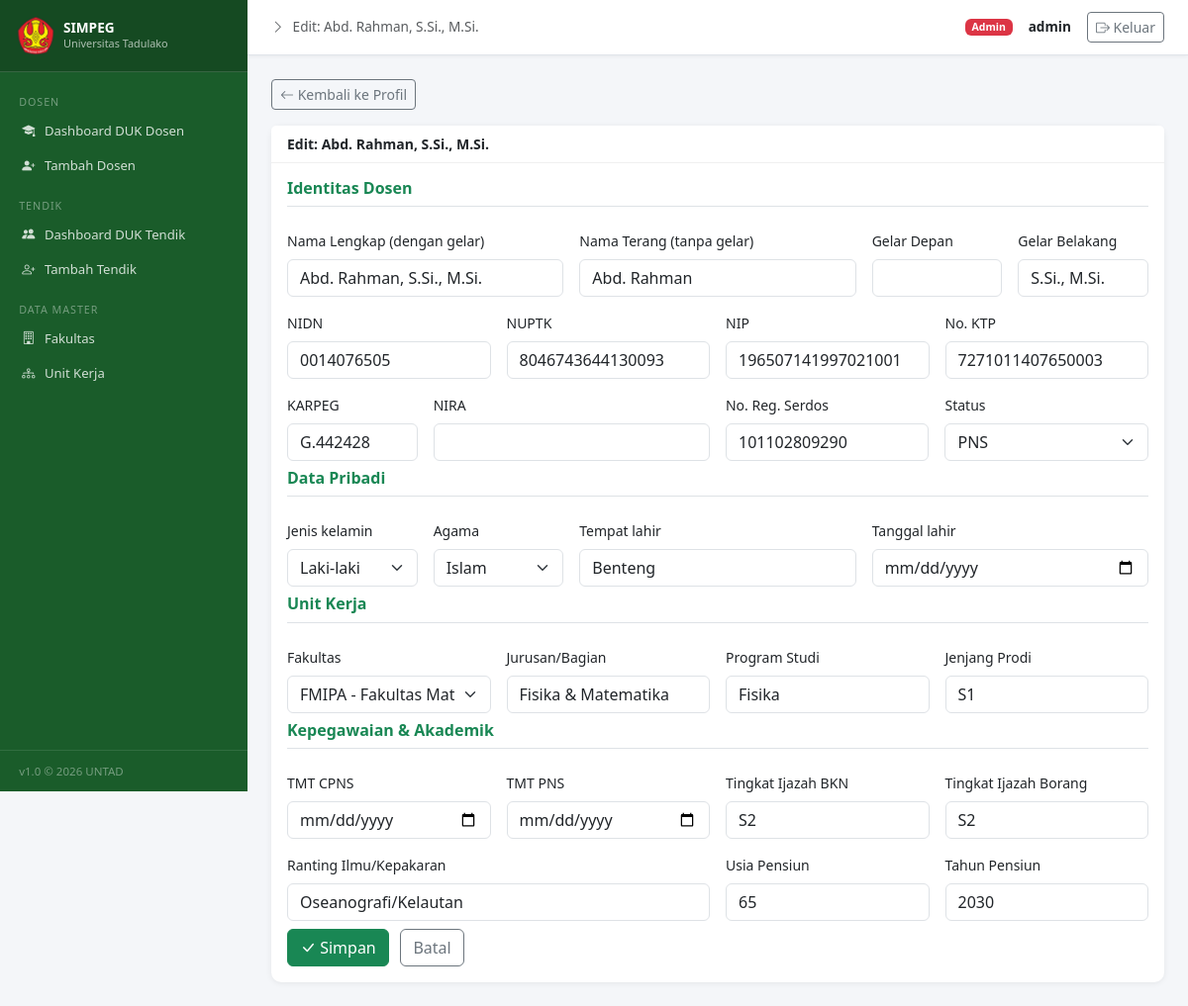
The page /dosen/1177/edit/ (signed in) on the database its author committed.
### dosen/models.py (models this page shows, shortened)
class Dosen(models.Model):
    JENIS_KELAMIN_CHOICES = [('L', 'Laki-laki'), ('P', 'Perempuan')]
    AGAMA_CHOICES = [
        ('Islam', 'Islam'), ('Kristen', 'Kristen'), ('Katolik', 'Katolik'),
        ('Hindu', 'Hindu'), ('Budha', 'Budha'), ('Konghucu', 'Konghucu'),
    ]
    STATUS_CHOICES = [('PNS', 'PNS'), ('CPNS', 'CPNS'), ('PPPK', 'PPPK'), ('Non-PNS', 'Non-PNS')]
    nidn = models.CharField(max_length=20, null=True, blank=True, verbose_name="NIDN")
    nuptk = models.CharField(max_length=30, null=True, blank=True, verbose_name="NUPTK")
    nip = models.CharField(max_length=30, unique=True, null=True, blank=True, verbose_name="NIP")
    no_ktp = models.CharField(max_length=20, null=True, blank=True, verbose_name="No. KTP")
    karpeg = models.CharField(max_length=20, null=True, blank=True, verbose_name="KARPEG")
    nira = models.CharField(max_length=50, null=True, blank=True, verbose_name="NIRA")
    no_reg_serdos = models.CharField(max_length=30, null=True, blank=True, verbose_name="No. Reg. Serdos")
    nama_lengkap = models.CharField(max_length=200, verbose_name="Nama Lengkap (dengan gelar)")
    nama_terang = models.CharField(max_length=200, verbose_name="Nama Terang (tanpa gelar)")
    gelar_depan = models.CharField(max_length=100, blank=True, verbose_name="Gelar Depan")
    gelar_belakang = models.CharField(max_length=100, blank=True, verbose_name="Gelar Belakang")
    jenis_kelamin = models.CharField(max_length=1, choices=JENIS_KELAMIN_CHOICES)
    agama = models.CharField(max_length=20, choices=AGAMA_CHOICES, blank=True)
    tempat_lahir = models.CharField(max_length=100, blank=True)
    tanggal_lahir = models.DateField(null=True, blank=True)
    fakultas = models.ForeignKey(Fakultas, on_delete=models.SET_NULL, null=True, related_name='dosen')
    jurusan_bagian = models.CharField(max_length=200, blank=True, verbose_name="Jurusan/Bagian")
    program_studi_nama = models.CharField(max_length=200, blank=True, verbose_name="Program Studi")
    jenjang_prodi = models.CharField(max_length=10, blank=True, verbose_name="Jenjang Prodi")
    status = models.CharField(max_length=20, choices=STATUS_CHOICES, default='PNS')
    tmt_cpns = models.DateField(null=True, blank=True, verbose_name="TMT CPNS")
    tmt_pns = models.DateField(null=True, blank=True, verbose_name="TMT PNS")
    ranting_ilmu = models.CharField(max_length=300, blank=True, verbose_name="Ranting Ilmu/Kepakaran")
    tingkat_ijazah_bkn = models.CharField(max_length=10, blank=True, verbose_name="Tingkat Ijazah BKN")
    tingkat_ijazah_borang = models.CharField(max_length=10, blank=True, verbose_name="Tingkat Ijazah Borang")
    usia_pensiun = models.IntegerField(null=True, blank=True, verbose_name="Usia Pensiun")
    tahun_pensiun = models.IntegerField(null=True, blank=True, verbose_name="Tahun Pensiun")
    created_at = models.DateTimeField(auto_now_add=True)
    updated_at = models.DateTimeField(auto_now=True)
    created_by = models.ForeignKey(User, on_delete=models.SET_NULL, null=True, related_name='dosen_created')
    class Meta:
        ordering = ['nama_lengkap']
        verbose_name_plural = "Dosen"

### dosen/views.py (the view)
# urls.py: path('dosen/<int:pk>/edit/', views.dosen_edit, name='dosen_edit'),
@login_required
@user_passes_test(is_admin)
def dosen_edit(request, pk):
    dosen = get_object_or_404(Dosen, pk=pk)
    if request.method == 'POST':
        form = DosenForm(request.POST, instance=dosen)
        if form.is_valid():
            form.save()
            messages.success(request, f'Data dosen {dosen.nama_lengkap} berhasil diperbarui.')
            return redirect('dosen_detail', pk=dosen.pk)
    else:
        form = DosenForm(instance=dosen)
    return render(request, 'dosen/dosen_form.html', {
        'form': form, 'dosen': dosen, 'title': f'Edit: {dosen.nama_lengkap}'
    })

### dosen/models.py (called while the page is built)
    def __str__(self):
        return f"{self.kode} - {self.nama}"

### dosen/views.py (called while the page is built)
def is_admin(user):
    return user.is_staff or user.is_superuser

### templates/dosen/dosen_form.html (shortened to what this page needs)
{% extends 'dosen/base.html' %}
{% block page_title %}{{ title }}{% endblock %}
{% block content %}
<div class="mb-3">
  {% if dosen %}<a href="{% url 'dosen_detail' dosen.pk %}" class="btn btn-sm btn-outline-secondary"><i class="bi bi-arrow-left"></i> Kembali ke Profil</a>
  {% else %}<a href="{% url 'dashboard' %}" class="btn btn-sm btn-outline-secondary"><i class="bi bi-arrow-left"></i> Kembali</a>{% endif %}
</div>
<div class="card">
  <div class="card-header fw-semibold">{{ title }}</div>
  <div class="card-body">
    <form method="post">
      <div class="row g-3">
        <div class="col-12"><h6 class="fw-bold text-success border-bottom pb-2 mb-2">Identitas Dosen</h6></div>
        <div class="col-md-4"><label class="form-label">{{ form.nama_lengkap.label }}</label>{{ form.nama_lengkap }}</div>
        <div class="col-md-4"><label class="form-label">{{ form.nama_terang.label }}</label>{{ form.nama_terang }}</div>
        <div class="col-md-2"><label class="form-label">{{ form.gelar_depan.label }}</label>{{ form.gelar_depan }}</div>
        <div class="col-md-2"><label class="form-label">{{ form.gelar_belakang.label }}</label>{{ form.gelar_belakang }}</div>
        <div class="col-md-3"><label class="form-label">{{ form.nidn.label }}</label>{{ form.nidn }}</div>
        <div class="col-md-3"><label class="form-label">{{ form.nuptk.label }}</label>{{ form.nuptk }}</div>
        <div class="col-md-3"><label class="form-label">{{ form.nip.label }}</label>{{ form.nip }}</div>
        <div class="col-md-3"><label class="form-label">{{ form.no_ktp.label }}</label>{{ form.no_ktp }}</div>
        <div class="col-md-2"><label class="form-label">{{ form.karpeg.label }}</label>{{ form.karpeg }}</div>
        <div class="col-md-4"><label class="form-label">{{ form.nira.label }}</label>{{ form.nira }}</div>
        <div class="col-md-3"><label class="form-label">{{ form.no_reg_serdos.label }}</label>{{ form.no_reg_serdos }}</div>
        <div class="col-md-3"><label class="form-label">{{ form.status.label }}</label>{{ form.status }}</div>
        <div class="col-12 mt-2"><h6 class="fw-bold text-success border-bottom pb-2 mb-2">Data Pribadi</h6></div>
        <div class="col-md-2"><label class="form-label">{{ form.jenis_kelamin.label }}</label>{{ form.jenis_kelamin }}</div>
        <div class="col-md-2"><label class="form-label">{{ form.agama.label }}</label>{{ form.agama }}</div>
        <div class="col-md-4"><label class="form-label">{{ form.tempat_lahir.label }}</label>{{ form.tempat_lahir }}</div>
        <div class="col-md-4"><label class="form-label">{{ form.tanggal_lahir.label }}</label>{{ form.tanggal_lahir }}</div>
        <div class="col-12 mt-2"><h6 class="fw-bold text-success border-bottom pb-2 mb-2">Unit Kerja</h6></div>
        <div class="col-md-3"><label class="form-label">{{ form.fakultas.label }}</label>{{ form.fakultas }}</div>
        <div class="col-md-3"><label class="form-label">{{ form.jurusan_bagian.label }}</label>{{ form.jurusan_bagian }}</div>
        <div class="col-md-3"><label class="form-label">{{ form.program_studi_nama.label }}</label>{{ form.program_studi_nama }}</div>
        <div class="col-md-3"><label class="form-label">{{ form.jenjang_prodi.label }}</label>{{ form.jenjang_prodi }}</div>
        <div class="col-12 mt-2"><h6 class="fw-bold text-success border-bottom pb-2 mb-2">Kepegawaian & Akademik</h6></div>
        <div class="col-md-3"><label class="form-label">{{ form.tmt_cpns.label }}</label>{{ form.tmt_cpns }}</div>
        <div class="col-md-3"><label class="form-label">{{ form.tmt_pns.label }}</label>{{ form.tmt_pns }}</div>
        <div class="col-md-3"><label class="form-label">{{ form.tingkat_ijazah_bkn.label }}</label>{{ form.tingkat_ijazah_bkn }}</div>
        <div class="col-md-3"><label class="form-label">{{ form.tingkat_ijazah_borang.label }}</label>{{ form.tingkat_ijazah_borang }}</div>
        <div class="col-md-6"><label class="form-label">{{ form.ranting_ilmu.label }}</label>{{ form.ranting_ilmu }}</div>
        <div class="col-md-3"><label class="form-label">{{ form.usia_pensiun.label }}</label>{{ form.usia_pensiun }}</div>
        <div class="col-md-3"><label class="form-label">{{ form.tahun_pensiun.label }}</label>{{ form.tahun_pensiun }}</div>
        <div class="col-12 mt-2">
          <button type="submit" class="btn btn-success"><i class="bi bi-check-lg"></i> Simpan</button>
          {% if dosen %}<a href="{% url 'dosen_detail' dosen.pk %}" class="btn btn-outline-secondary ms-2">Batal</a>
          {% else %}<a href="{% url 'dashboard' %}" class="btn btn-outline-secondary ms-2">Batal</a>{% endif %}
        </div>
      </div>
    </form>
  </div>
</div>
{% endblock %}

### templates/dosen/base.html (shortened to what this page needs)
{% load static %}
<!DOCTYPE html>
<html lang="id">
<head>
<link href="https://cdnjs.cloudflare.com/ajax/libs/bootstrap/5.3.2/css/bootstrap.min.css" rel="stylesheet">
<link href="https://cdnjs.cloudflare.com/ajax/libs/bootstrap-icons/1.11.3/font/bootstrap-icons.min.css" rel="stylesheet">
<link rel="stylesheet" href="https://cdn.datatables.net/1.13.8/css/dataTables.bootstrap5.min.css">
</head>
<body>
{% if user.is_authenticated %}
<div class="sidebar">
  <div class="sidebar-brand d-flex align-items-center gap-2">
    <img src="{% static 'logo/untad.png' %}"
         alt="Logo UNTAD"
         width="40"
         height="40"
         style="border-radius:8px;flex-shrink:0;object-fit:contain">
    <div>
        <div style="font-weight:700;font-size:0.85rem;line-height:1.2">SIMPEG</div>
        <div style="font-size:0.68rem;opacity:0.65">Universitas Tadulako</div>
    </div>
  </div>
  <nav class="sidebar-nav">
    <div class="nav-section">Dosen</div>
    <div class="nav-item">
      <a href="{% url 'dashboard' %}" class="{% if request.resolver_match.url_name == 'dashboard' %}active{% endif %}">
        <i class="bi bi-mortarboard-fill"></i> Dashboard DUK Dosen
      </a>
    </div>
    {% if user.is_staff or user.is_superuser %}
    <div class="nav-item">
      <a href="{% url 'dosen_create' %}" class="{% if request.resolver_match.url_name == 'dosen_create' %}active{% endif %}">
        <i class="bi bi-person-plus-fill"></i> Tambah Dosen
      </a>
    </div>
    {% endif %}
    <div class="nav-section">Tendik</div>
    <div class="nav-item">
      <a href="{% url 'dashboard_tendik' %}" class="{% if request.resolver_match.url_name == 'dashboard_tendik' %}active{% endif %}">
        <i class="bi bi-people-fill"></i> Dashboard DUK Tendik
      </a>
    </div>
    {% if user.is_staff or user.is_superuser %}
    <div class="nav-item">
      <a href="{% url 'tendik_create' %}" class="{% if request.resolver_match.url_name == 'tendik_create' %}active{% endif %}">
        <i class="bi bi-person-plus"></i> Tambah Tendik
      </a>
    </div>
    {% endif %}
    {% if user.is_staff or user.is_superuser %}
    <div class="nav-section">Data Master</div>
    <div class="nav-item">
      <a href="{% url 'fakultas_list' %}" class="{% if 'fakultas' in request.resolver_match.url_name %}active{% endif %}">
        <i class="bi bi-building"></i> Fakultas
      </a>
    </div>
    <div class="nav-item">
      <a href="{% url 'unit_kerja_list' %}" class="{% if 'unit_kerja' in request.resolver_match.url_name %}active{% endif %}">
        <i class="bi bi-diagram-3"></i> Unit Kerja
      </a>
    </div>
    {% endif %}
  </nav>
  <div class="sidebar-footer">v1.0 &copy; 2026 UNTAD</div>
</div>
<div class="main-wrapper">
  <div class="topbar">
    <div class="d-flex align-items-center gap-2 text-muted" style="font-size:0.85rem">
      <i class="bi bi-chevron-right"></i>
      {% block page_title %}Dashboard{% endblock %}
    </div>
    <div class="d-flex align-items-center gap-3">
      <span class="badge {% if user.is_staff %}bg-danger{% else %}bg-secondary{% endif %}">
        {% if user.is_staff %}Admin{% else %}Viewer{% endif %}
      </span>
      <span class="fw-semibold" style="font-size:0.85rem">{{ user.get_full_name|default:user.username }}</span>
      <a href="{% url 'logout' %}" class="btn btn-outline-secondary btn-sm">
        <i class="bi bi-box-arrow-right"></i> Keluar
      </a>
    </div>
  </div>
  <div class="content-area">
    {% block content %}{% endblock %}
  </div>
</div>
{% endif %}
</body>
</html>

### templates/dosen/base.html (style rules this page uses)
:root { --sidebar-width: 250px; --untad-green: #1a5c2a; --untad-gold: #c8a227; }
body { background: #f4f6f9; font-size: 0.875rem; }
.sidebar { width: var(--sidebar-width); height: 100vh; position: fixed; background: var(--untad-green); color: #fff; overflow-y: auto; top: 0; left: 0; z-index: 100; display: flex; flex-direction: column; }
.sidebar-brand { padding: 1rem; border-bottom: 1px solid rgba(255,255,255,0.15); background: rgba(0,0,0,0.2); flex-shrink: 0; }
.sidebar-nav { padding: 0.5rem 0; flex: 1; }
.sidebar-nav .nav-item a { display: flex; align-items: center; gap: 0.6rem; padding: 0.5rem 1.2rem; color: rgba(255,255,255,0.8); text-decoration: none; font-size: 0.82rem; transition: all 0.2s; border-left: 3px solid transparent; }
.sidebar-nav .nav-section { padding: 0.85rem 1.2rem 0.25rem; font-size: 0.67rem; text-transform: uppercase; letter-spacing: 0.09em; color: rgba(255,255,255,0.4); }
.main-wrapper { margin-left: var(--sidebar-width); min-height: 100vh; display: flex; flex-direction: column; }
.topbar { background: #fff; border-bottom: 1px solid #e0e4ea; padding: 0 1.5rem; height: 56px; display: flex; align-items: center; justify-content: space-between; position: sticky; top: 0; z-index: 50; box-shadow: 0 1px 4px rgba(0,0,0,0.06); }
.content-area { padding: 1.5rem; flex: 1; }
.card { border: none; box-shadow: 0 1px 6px rgba(0,0,0,0.07); border-radius: 10px; }
.card-header { background: #fff; border-bottom: 1px solid #f0f0f0; font-weight: 600; }
.sidebar-footer { padding: 0.75rem 1.2rem; border-top: 1px solid rgba(255,255,255,0.1); font-size: 0.72rem; color: rgba(255,255,255,0.4); flex-shrink: 0; }

### rows shown on the page
Dosen: nama_lengkap "Abd. Rahman, S.Si., M.Si.", nama_terang "Abd. Rahman", gelar_belakang "S.Si., M.Si.", nidn "0014076505", nuptk "8046743644130093", nip "196507141997021001", no_ktp "7271011407650003", karpeg "G.442428", no_reg_serdos "101102809290", status "PNS", jenis_kelamin "Laki-laki", agama "Islam", tempat_lahir "Benteng", fakultas "FMIPA - Fakultas Matematika dan Ilmu Pengetahuan Alam", jurusan_bagian "Fisika & Matematika", program_studi_nama "Fisika", jenjang_prodi "S1", tingkat_ijazah_bkn "S2", tingkat_ijazah_borang "S2", ranting_ilmu "Oseanografi/Kelautan", usia_pensiun "65", tahun_pensiun "2030"

### other values the page prints
{{ title }} "Edit: Abd. Rahman, S.Si., M.Si."
{{ user.get_full_name|default:user.username }} "admin"
